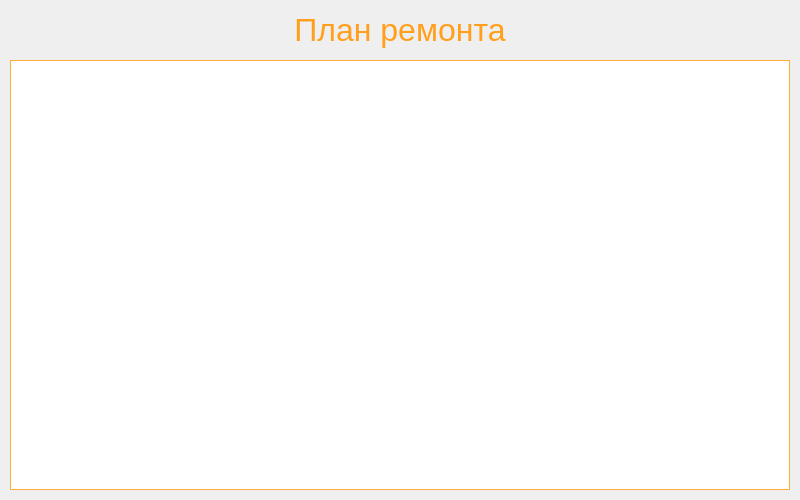
<?xml version="1.0" encoding="UTF-8"?>
<ui version="4.0">
 <class>Dialog</class>
 <widget class="QDialog" name="Dialog">
  <property name="geometry">
   <rect>
    <x>0</x>
    <y>0</y>
    <width>800</width>
    <height>500</height>
   </rect>
  </property>
  <property name="windowTitle">
   <string>Dialog</string>
  </property>
  <widget class="QWidget" name="widget" native="true">
   <property name="geometry">
    <rect>
     <x>10</x>
     <y>10</y>
     <width>780</width>
     <height>480</height>
    </rect>
   </property>
   <property name="styleSheet">
    <string notr="true">Line{
	background-color: #ffb146;
	border: none;
}

QLabel{
	color: #ff9f1b;
}

QPushButton{
	color:white;
	background-color: #f1d275;
	border: 1px solid #ffad3d;
	height: 30px;
}

QPushButton:pressed{
	background-color: #ff9d16;
	font-weight: bold;
}

QPushButton:hover{
	background-color: #ff9d16;
}

QComboBox {
	border: 1px solid #ffad3d;
	font-size: 14pt;
}

QTableView{
	border: 1px solid #ffad3d;
}

QTableView::item{
	border: 1px solid #ffad3d;
	color: #ffa120;
}

QTableView::item:selected{
	background-color: #ffad3d;
	color: white;
}

QHeaderView{
	width:100%;
	background-color: #ffa120;
	color: white;
	border: none;
	font-weight: bold;
	padding: 2px;
}</string>
   </property>
   <widget class="QLabel" name="repair_plan">
    <property name="geometry">
     <rect>
      <x>0</x>
      <y>0</y>
      <width>780</width>
      <height>40</height>
     </rect>
    </property>
    <property name="font">
     <font>
      <pointsize>24</pointsize>
     </font>
    </property>
    <property name="text">
     <string>План ремонта</string>
    </property>
    <property name="alignment">
     <set>Qt::AlignCenter</set>
    </property>
   </widget>
   <widget class="QTableView" name="repair_table_alone">
    <property name="geometry">
     <rect>
      <x>0</x>
      <y>50</y>
      <width>780</width>
      <height>430</height>
     </rect>
    </property>
    <property name="sizeAdjustPolicy">
     <enum>QAbstractScrollArea::AdjustToContents</enum>
    </property>
    <property name="editTriggers">
     <set>QAbstractItemView::NoEditTriggers</set>
    </property>
    <attribute name="horizontalHeaderCascadingSectionResizes">
     <bool>true</bool>
    </attribute>
    <attribute name="verticalHeaderVisible">
     <bool>false</bool>
    </attribute>
    <attribute name="verticalHeaderHighlightSections">
     <bool>false</bool>
    </attribute>
   </widget>
  </widget>
 </widget>
 <resources/>
 <connections/>
</ui>
